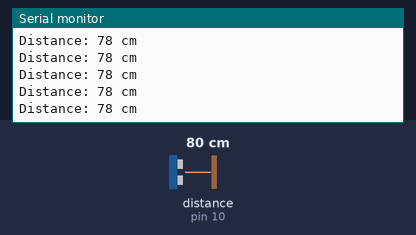
The sketch below on a simulated Arduino Uno, built with avr-gcc and run on an emulated ATmega328P. On the bench: the last lines printed to the serial monitor. Wiring (inferred from the names in the program): ultrasonic range finder: trigger pin 9; echo pin 10. The test bench sets the inputs (shaded band); at power-on: distance to the obstacle (sensor on pin 10) 80 cm. The echo pulse lasts 58.3 µs per cm.

Above: at 1.2 s.
1.3 s: distance to the obstacle (sensor on pin 10) set to 2 cm
At 1.38 s:
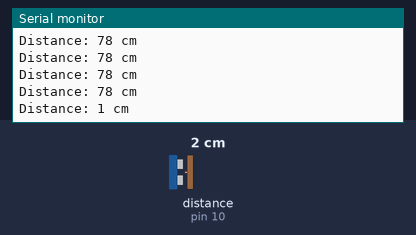
4.3 s: distance to the obstacle (sensor on pin 10) set to 250 cm
At 4.41 s:
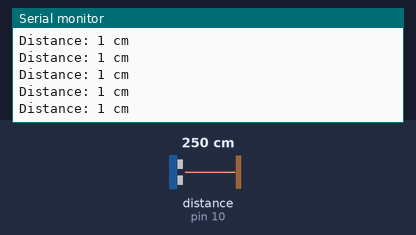
Timing chart, 0 to 7.3 s (numbered marks = the images above; inputs shaded):
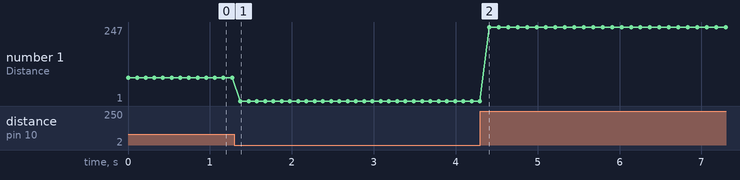

Measured:
- after the input at 1.3 s, the serial monitor: prints a new line after 0.07 s (image 1)
- plotted number 1: 78 → 1 after the input at 1.3 s, 1 → 247 after the input at 4.3 s

The sketch:

Ultrasonic_Module_HC-SR04.ino
```cpp
#define MAX_DIST 23200

// defines pins numbers
const int trigPin = 9;
const int echoPin = 10;

// defines variables
long pulse_with;
int distance;

void setup() {
  pinMode(trigPin, OUTPUT); // Sets the trigPin as an Output
  pinMode(echoPin, INPUT); // Sets the echoPin as an Input
  Serial.begin(9600); // Starts the serial communication
}

void loop()
{

  // Sets the trigPin on HIGH state for 10 micro seconds
  digitalWrite(trigPin, HIGH);
  delayMicroseconds(10);
  digitalWrite(trigPin, LOW);

  // Reads the echoPin, returns the sound wave travel time in microseconds
  pulse_with = pulseIn(echoPin, HIGH);

  if ( pulse_with > MAX_DIST )
  {
      Serial.println("Out of range");
  }
  else
  {
    // Calculating the distance in cm
    distance = pulse_with*0.034/2;

    // Prints the distance in cm
    Serial.print("Distance: ");
    Serial.print(distance);
    Serial.println(" cm");
  }

  // Slow down
  delay(100);
}
```
